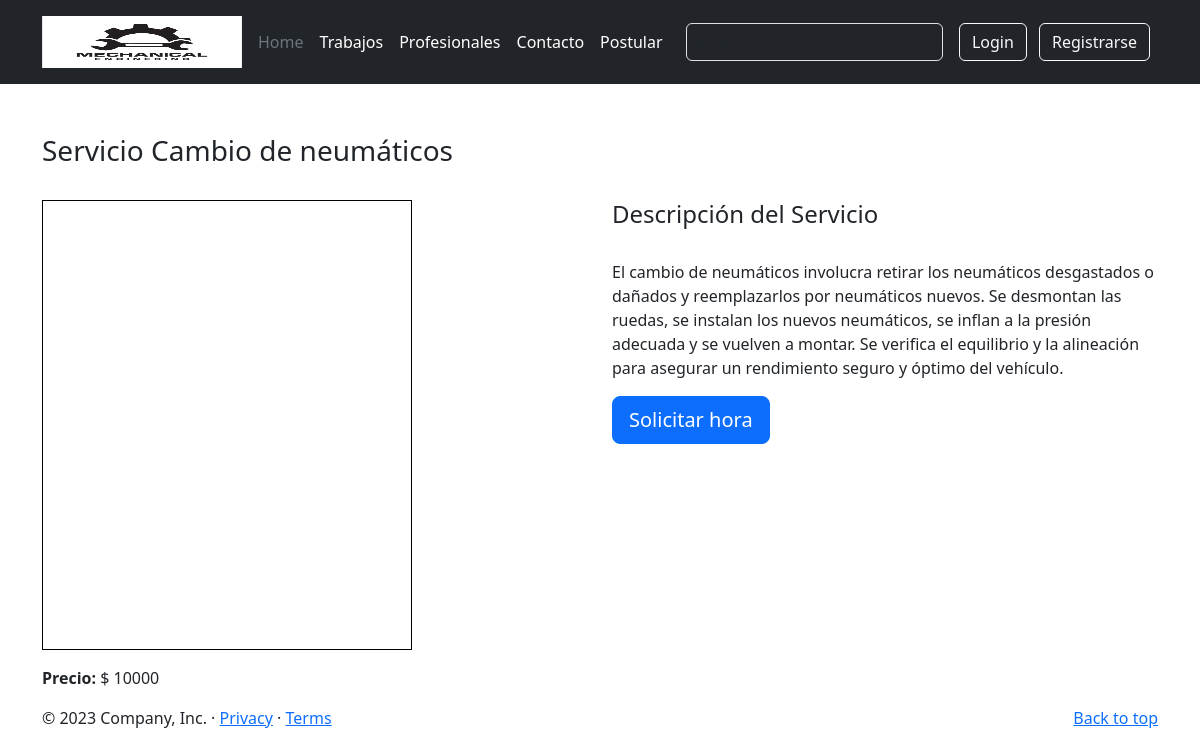
The app's page /detalle_trabajo/1/ with its own data.
### appweb/models.py (models this page shows, shortened)
class Trabajo(models.Model):
    nombre = models.CharField(max_length=100)
    costo = models.CharField(max_length=100)
    categoria = models.IntegerField(choices=categoria)
    foto = models.ImageField(upload_to="trabajo", null=True)
    descripcion = models.TextField()

### appweb/views.py (the view)
# urls.py: path('detalle_trabajo/<pk>/', detalle_trabajo, name="detalle_trabajo"),
def detalle_trabajo(request, pk):
    trabajo = get_object_or_404(Trabajo, pk=pk)
    data = {
        "t": trabajo
    }
    return render(request, "detalle_trabajo.html", data)

### appweb/templates/detalle_trabajo.html (shortened to what this page needs)
{% extends 'base.html' %}
{% load static %}
{% block contenido %}
    <div class="container" style="margin-top: 50px">
        <div id="profesionales_excelencia" class="row">
        <div class="cont-profesionales col-lg-12 col-md-12 col-sm-12 col-xs-12">
            <h3>Servicio {{t.nombre}}</h3><br>
            <div class="cont-listado row">
            <div class="col-lg-6 col-md-6 col-sm-6 col-xs-12">
                <div class="prof int">
                    <figure>
                        <a href="#">
                        {% if t.foto %}
                            <img width="370" height="450" src="{{ t.foto.url }}" class="img-responsive wp-post-image" alt="" decoding="async" loading="lazy" style="border: 1px solid #000;">
                        </a>
                        {% else %}
                            <img width="370" height="450" src="{% static 'imagenes/persona1.3.jpg' %}" class="img-responsive wp-post-image" alt="" decoding="async" loading="lazy" style="border: 1px solid #000;">
                        </a>
                        {% endif %}
                    </figure>
                    <div class="details">
                        <p class="extracto"><strong>Precio: </strong>$ {{t.costo}}</p>
                    </div>
                </div>
            </div>
            <div class="col-lg-6 col-md-6 col-sm-6 col-xs-12">
                <div class="prof int">
                    <div class="details">
                        <h4 class="nombre white">Descripción del Servicio</h4><br>
                        <p class="rrss">{{t.descripcion}}</p>
                        <p><a class="btn btn-lg btn-primary" href="{% url 'solicitud' %}">Solicitar hora</a></p>
                    </div>
                </div>
            </div>
        </div>
        </div>
    </div>
{% endblock %}

### records on screen
Trabajo: nombre "Cambio de neumáticos", foto (picture), costo "10000", descripcion "El cambio de neumáticos involucra retirar los neumáticos desgastados o dañados y reemplazarlos por neumáticos nuevos. Se desmontan las ruedas, se instalan los nuevos neumáticos, se inflan a la presión adecuada y se vuelven a montar. Se verifica el equilibrio y la alineación para asegurar un rendimiento seguro y óptimo del vehículo."
